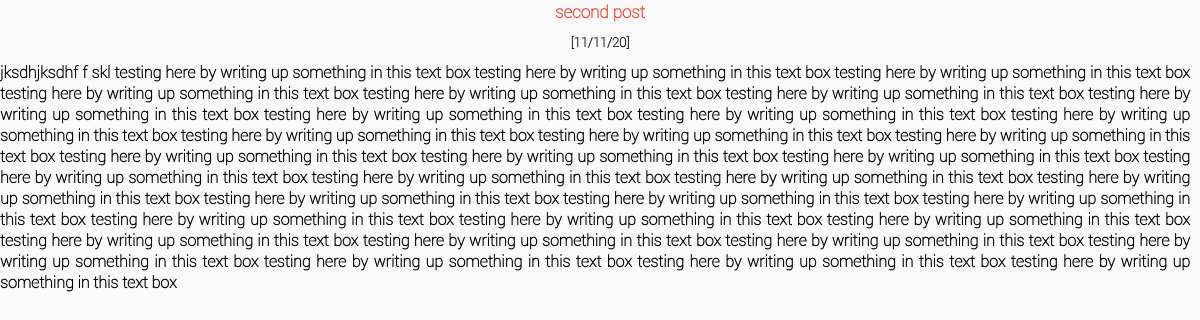
The app's page /viewdata.php?id=2 with its own data.
### tables this page shows
CREATE TABLE `posts` (
  `sno` bigint(20) UNSIGNED NOT NULL,
  `main` varchar(500) NOT NULL,
  `post` varchar(10000) NOT NULL,
  `date` varchar(20) NOT NULL,
  `timestamp` varchar(20) NOT NULL
);

### class.php (called while the page is built, shortened)
<?php
	class Main{
		public function decrypt($str){
			$str = base64_decode(base64_decode(base64_decode($str)));
			return $str;
		}
	}
?>

### viewdata.php (the view, shortened to what this page needs)
<?php
	$id = $_GET['id'];
	require_once('./class.php');
	$query='SELECT * FROM `posts` WHERE `sno` = "'.$id.'"';
	$res=mysql_query($query);
	$obj = new Main();
	while($data=mysql_fetch_array($res)) {
		echo'
				<link rel="stylesheet" type="text/css" href="./css/index.css">
				<center>
				<div id="main_field" style="font-size:17px;color:#EF4836;">
					'.$obj->decrypt($data['main']).'
				</div>
				<div id="date_field" style="font-size:13px;">
					['.$obj->decrypt($data['date']).']
					<!--<a href="editdata.php?id='.$data['sno'].'" target="iframe_data">
						<span style="float:right;margin-left:250px;margin-top:-10px;position:absolute;">
							<img src="./img/edit.png" height=30 width=30>
						</span>
					</a>-->
				</div>
				<div id="post_field" style="padding-right:10px;overflow-y:auto;">
					'.$obj->decrypt($data['post']).'
				</div>
				</center>
		';
	}
?>

### css/index.css (style rules this page uses)
#date_field { margin-top: 10px; }
#post_field { margin-top: 10px; text-align: justify; }

### records on screen
posts: main "second post", date "11/11/20", post "jksdhjksdhf f skl testing here by writing up something in this text box testing here by writing up something in this text box testing here by writing up something in this text box testing here by writing up something in this text box testing here by writing up something in this text box testing here by writing up something in this text box testing here by writing up something in this text box testing here by writing up something in this text box testing here by writing up something in this text box testing here by writing up something in this text box testing here by writing up something in this text box testing here by writing up something in this text box testing here by writing up…"
